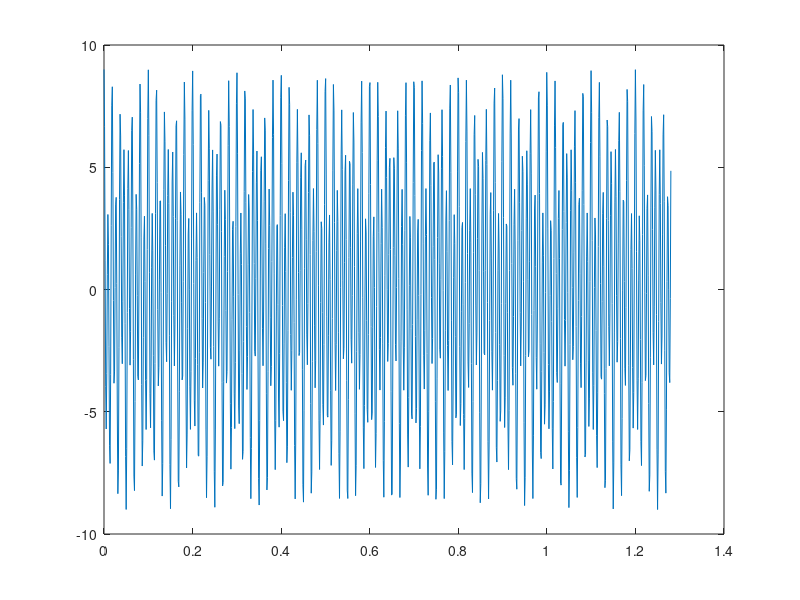
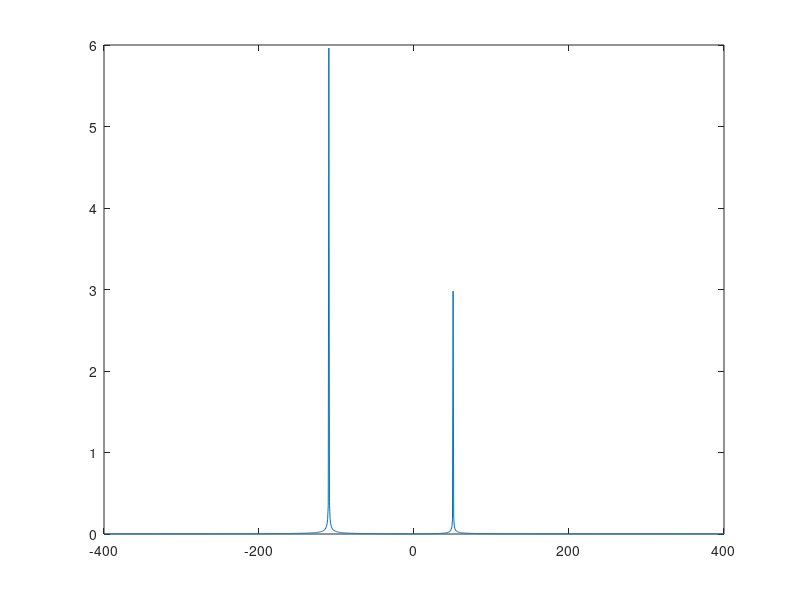

Here is the MATLAB script that generated these plots, in order:
clc;
clear all
close all;
N=2^10;
dt=1./800; %s
T=N.*dt;
t=linspace(0,T,N);
f=linspace(-1./(2*dt),1./(2*dt),N);
nu1=50;
nu2=110;
%y=3.*sin(2*pi*nu1.*t)+6.*cos(2*pi*nu2.*t);
y=3.*exp(2.*1i.*pi*nu1.*t)+6.*exp(2.*1i*pi*-nu2.*t);
figure
plot(t,real(y));
fy=fft(y).*1./N;
fy=fftshift(fy);
figure
plot(f,abs(fy))